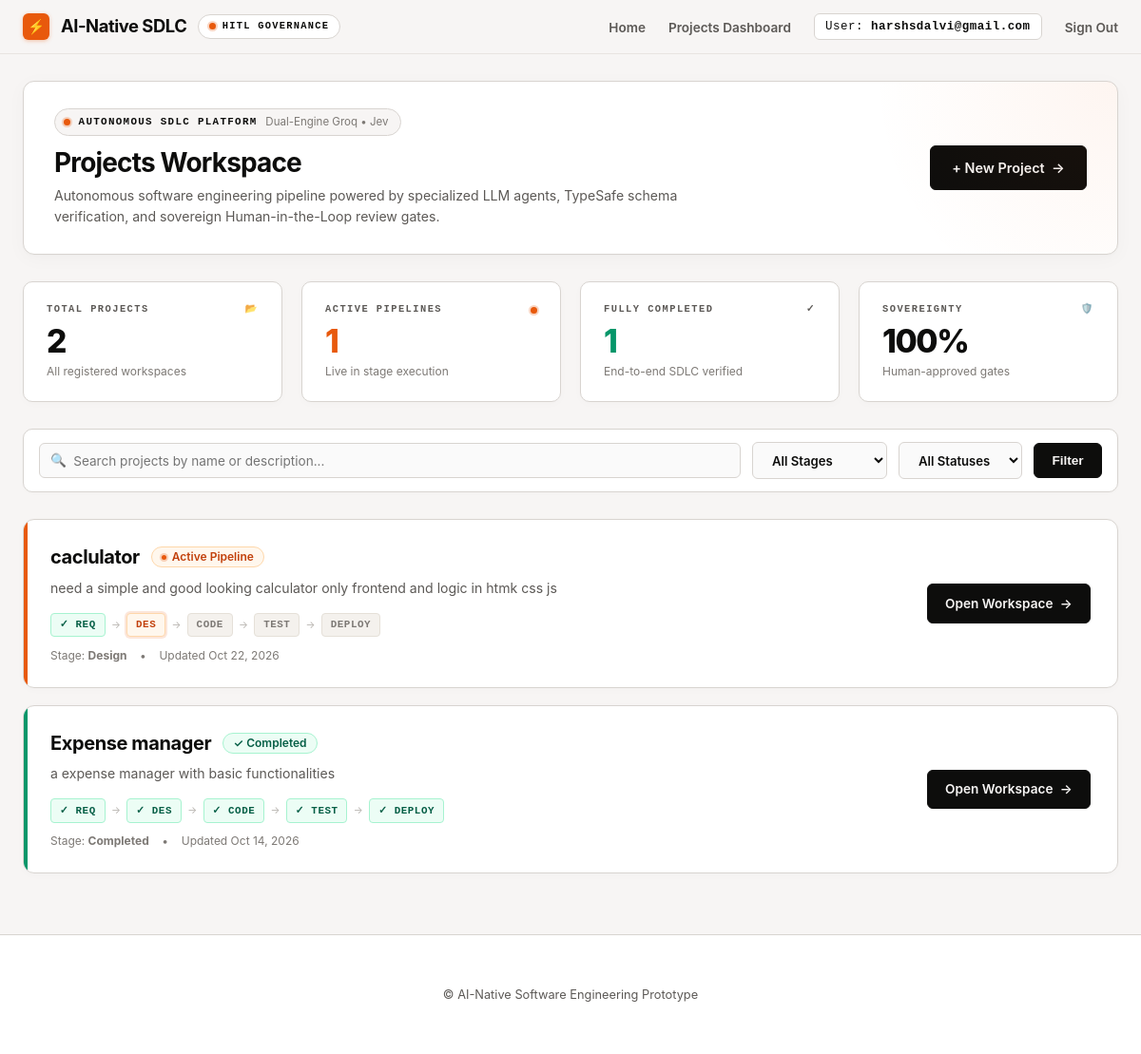
The page /projects/ (signed in) on the database as committed earlier.
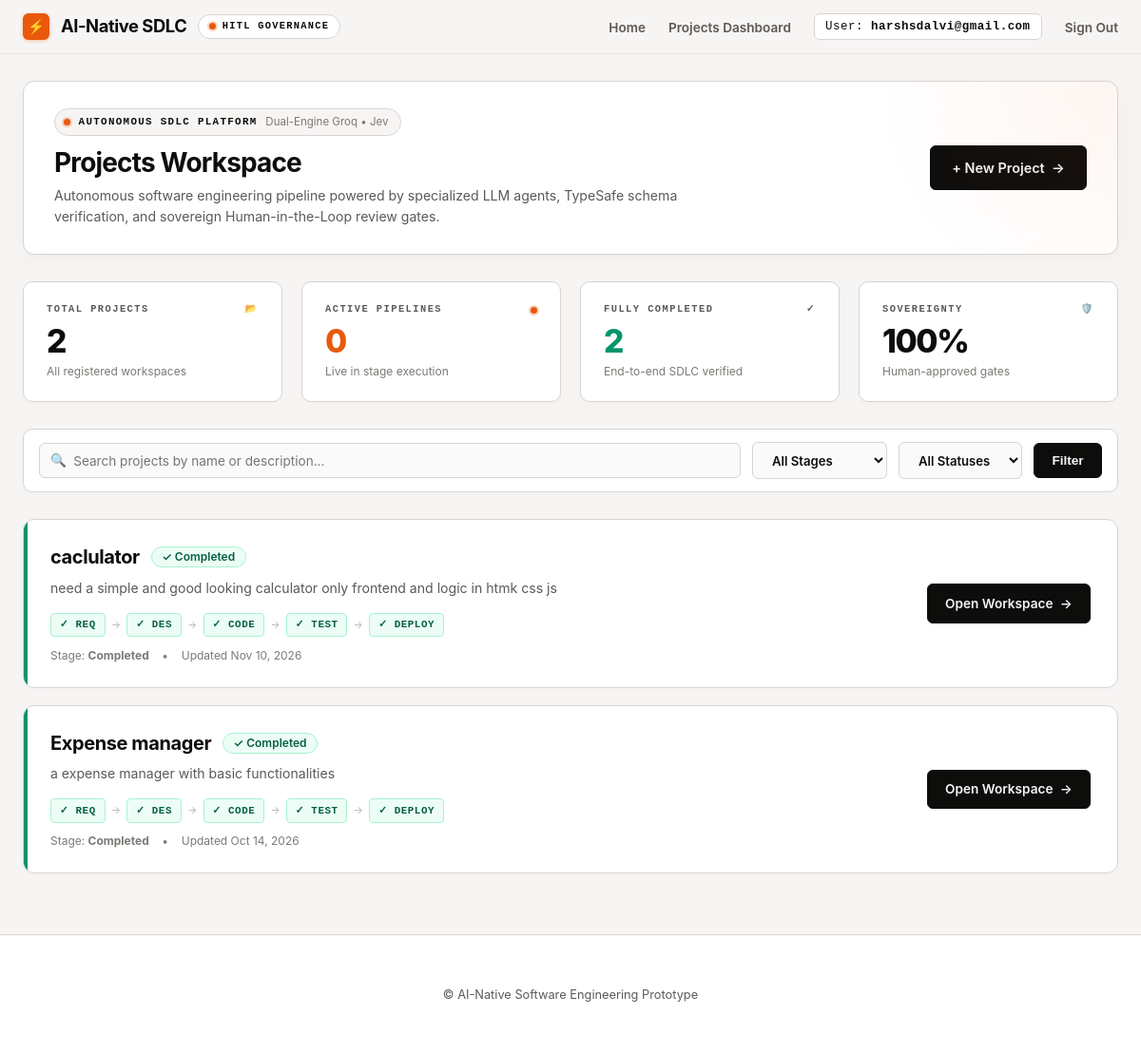
The same page on the database as committed later.
### projects/models.py (models this page shows, shortened)
class Project(models.Model):
    STAGE_CHOICES = [
        ('REQUIREMENTS', 'Requirements'),
        ('DESIGN', 'Design'),
        ('CODE', 'Code'),
        ('TESTING', 'Testing'),
        ('DEPLOYMENT', 'Deployment'),
        ('COMPLETED', 'Completed'),
    ]
    STATUS_CHOICES = [
        ('ACTIVE', 'Active'),
        ('COMPLETED', 'Completed'),
        ('ARCHIVED', 'Archived'),
    ]
    owner = models.ForeignKey(User, on_delete=models.CASCADE, related_name='projects')
    name = models.CharField(max_length=255)
    description = models.TextField()
    current_stage = models.CharField(max_length=20, choices=STAGE_CHOICES, default='REQUIREMENTS')
    status = models.CharField(max_length=20, choices=STATUS_CHOICES, default='ACTIVE')
    created_at = models.DateTimeField(auto_now_add=True)
    updated_at = models.DateTimeField(auto_now=True)
    class Meta:
        ordering = ['-updated_at']

### projects/views.py (the view)
# urls.py: path('', views.dashboard_view, name='dashboard'),
@login_required
def dashboard_view(request):
    qs = Project.objects.filter(owner=request.user)
    total_projects = qs.count()
    active_projects = qs.filter(status='ACTIVE').count()
    completed_projects = qs.filter(status='COMPLETED').count()
    search_query = request.GET.get('q', '')
    if search_query:
        qs = qs.filter(Q(name__icontains=search_query) | Q(description__icontains=search_query))
    stage_filter = request.GET.get('stage', '')
    if stage_filter:
        qs = qs.filter(current_stage=stage_filter)
    status_filter = request.GET.get('status', '')
    if status_filter:
        qs = qs.filter(status=status_filter)
    context = {
        'projects': qs,
        'total_projects': total_projects,
        'active_projects': active_projects,
        'completed_projects': completed_projects,
        'search_query': search_query,
        'stage_filter': stage_filter,
        'status_filter': status_filter,
        'stages': Project.STAGE_CHOICES,
        'statuses': Project.STATUS_CHOICES,
    }
    return render(request, 'projects/dashboard.html', context)

### projects/templates/projects/dashboard.html (shortened to what this page needs)
{% extends "base.html" %}
{% block content %}
<div class="dash-hero">
    <div>
        <div class="dash-pill">
            <span class="signal-dot"></span>
            <span>Autonomous SDLC Platform</span>
            <span class="dash-pill-muted">Dual-Engine Groq &bull; Jev</span>
        </div>
        <h1 class="dash-title">Projects Workspace</h1>
        <p class="dash-desc">
            Autonomous software engineering pipeline powered by specialized LLM agents, TypeSafe schema verification, and sovereign Human-in-the-Loop review gates.
        </p>
    </div>
    <a href="{% url 'project_create' %}" class="btn-primary" style="padding: 0.75rem 1.4rem; font-size: 0.9rem;">
        <span>+ New Project</span>
        <span>&rarr;</span>
    </a>
</div>
<div class="stats-container">
    <div class="stat-card">
        <div class="stat-label">
            <span>Total Projects</span>
            <span>📂</span>
        </div>
        <div class="stat-value">{{ total_projects }}</div>
        <div class="stat-meta">
            <span>All registered workspaces</span>
        </div>
    </div>
    <div class="stat-card">
        <div class="stat-label">
            <span>Active Pipelines</span>
            <span class="signal-dot"></span>
        </div>
        <div class="stat-value" style="color: #E8590C;">{{ active_projects }}</div>
        <div class="stat-meta">
            <span>Live in stage execution</span>
        </div>
    </div>
    <div class="stat-card">
        <div class="stat-label">
            <span>Fully Completed</span>
            <span>✓</span>
        </div>
        <div class="stat-value" style="color: #059669;">{{ completed_projects }}</div>
        <div class="stat-meta">
            <span>End-to-end SDLC verified</span>
        </div>
    </div>
    <div class="stat-card">
        <div class="stat-label">
            <span>Sovereignty</span>
            <span>🛡️</span>
        </div>
        <div class="stat-value">100%</div>
        <div class="stat-meta">
            <span>Human-approved gates</span>
        </div>
    </div>
</div>
<form class="controls-bar" method="get">
    <div class="search-input-box">
        <span class="search-icon">🔍</span>
        <input type="text" name="q" placeholder="Search projects by name or description..." value="{{ search_query }}">
    </div>
    <select name="stage" class="filter-select">
        <option value="">All Stages</option>
    </select>
    <select name="status" class="filter-select">
        <option value="">All Statuses</option>
    </select>
    <button type="submit" class="btn-primary">Filter</button>
</form>
<div class="project-list">
    {% for project in projects %}
        <div class="project-card {% if project.status == 'COMPLETED' %}status-completed{% else %}status-active{% endif %}">
            <div class="project-info">
                <div class="project-header-row">
                    <a href="{% url 'project_detail' project.pk %}" class="project-name">{{ project.name }}</a>
                    {% if project.status == 'COMPLETED' %}
                        <span class="badge badge-approved">✓ Completed</span>
                    {% else %}
                        <span class="badge" style="background:#FFF7ED; color:#C2410C; border:1px solid #FED7AA;">
                            <span class="signal-dot" style="width:5px; height:5px;"></span> Active Pipeline
                        </span>
                    {% endif %}
                </div>
                <p class="project-desc-snippet">{{ project.description|truncatewords:26 }}</p>
                <div class="mini-pipeline-track">
                    <span class="mini-step {% if project.current_stage != 'REQUIREMENTS' or project.status == 'COMPLETED' %}step-approved{% elif project.current_stage == 'REQUIREMENTS' %}step-current{% endif %}">
                        {% if project.current_stage != 'REQUIREMENTS' or project.status == 'COMPLETED' %}✓{% endif %} Req
                    </span>
                    <span class="mini-step-arrow">&rarr;</span>
                    <span class="mini-step {% if project.current_stage == 'CODE' or project.current_stage == 'TESTING' or project.current_stage == 'DEPLOYMENT' or project.status == 'COMPLETED' %}step-approved{% elif project.current_stage == 'DESIGN' %}step-current{% endif %}">
                        {% if project.current_stage == 'CODE' or project.current_stage == 'TESTING' or project.current_stage == 'DEPLOYMENT' or project.status == 'COMPLETED' %}✓{% endif %} Des
                    </span>
                    <span class="mini-step-arrow">&rarr;</span>
                    <span class="mini-step {% if project.current_stage == 'TESTING' or project.current_stage == 'DEPLOYMENT' or project.status == 'COMPLETED' %}step-approved{% elif project.current_stage == 'CODE' %}step-current{% endif %}">
                        {% if project.current_stage == 'TESTING' or project.current_stage == 'DEPLOYMENT' or project.status == 'COMPLETED' %}✓{% endif %} Code
                    </span>
                    <span class="mini-step-arrow">&rarr;</span>
                    <span class="mini-step {% if project.current_stage == 'DEPLOYMENT' or project.status == 'COMPLETED' %}step-approved{% elif project.current_stage == 'TESTING' %}step-current{% endif %}">
                        {% if project.current_stage == 'DEPLOYMENT' or project.status == 'COMPLETED' %}✓{% endif %} Test
                    </span>
                    <span class="mini-step-arrow">&rarr;</span>
                    <span class="mini-step {% if project.status == 'COMPLETED' %}step-approved{% elif project.current_stage == 'DEPLOYMENT' %}step-current{% endif %}">
                        {% if project.status == 'COMPLETED' %}✓{% endif %} Deploy
                    </span>
                </div>
                <div class="project-meta-strip">
                    <span>Stage: <strong>{{ project.get_current_stage_display }}</strong></span>
                    <span>&bull;</span>
                    <span>Updated {{ project.updated_at|date:"M d, Y" }}</span>
                </div>
            </div>
            <div class="project-actions">
                <a href="{% url 'project_detail' project.pk %}" class="btn-primary">
                    <span>Open Workspace</span>
                    <span>&rarr;</span>
                </a>
            </div>
        </div>
    {% endfor %}
</div>
{% endblock %}

### templates/base.html (shortened to what this page needs)
<!DOCTYPE html>
<html lang="en">
<head>
</head>
<body class="{% block body_class %}{% endblock %}">
    {% block header %}
    <header class="{% block header_class %}{% endblock %}">
        <nav>
            <a href="/" class="brand-box">
                <span class="brand-icon-box">⚡</span>
                <span class="logo">AI-Native SDLC</span>
                <span class="seminar-pill"><span class="signal-dot"></span> HITL Governance</span>
            </a>
            <ul class="nav-links">
                <li><a href="/">Home</a></li>
                <li><a href="/projects/">Projects Dashboard</a></li>
                {% if user.is_authenticated %}
                    <li class="nav-user">User: <strong>{{ user.username }}</strong></li>
                    <li>
                        <form method="post" action="{% url 'logout' %}" style="display:inline;">
                            <button type="submit" class="nav-btn">Sign Out</button>
                        </form>
                    </li>
                {% else %}
                    <li><a href="{% url 'login' %}">Login</a></li>
                    <li><a href="{% url 'register' %}">Register</a></li>
                {% endif %}
            </ul>
        </nav>
    </header>
    {% endblock header %}
    <main class="{% block main_class %}container{% endblock %}">
        {% block content %}
        {% endblock content %}
    </main>
    {% block footer %}
    <footer>
        <p>&copy; AI-Native Software Engineering Prototype</p>
    </footer>
    {% endblock footer %}
</body>
</html>

Rows that differ between the two databases and show on the page:
changed Project "caclulator": current_stage "Design" → "Completed"; updated_at "Oct 22, 2026" → "Nov 10, 2026"; status "Active Pipeline" → "✓ Completed ✓"; now shows "✓ ✓ ✓"
Other text that changed with them:
{{ active_projects }}: "1" → "0"
{{ completed_projects }}: "1" → "2"
